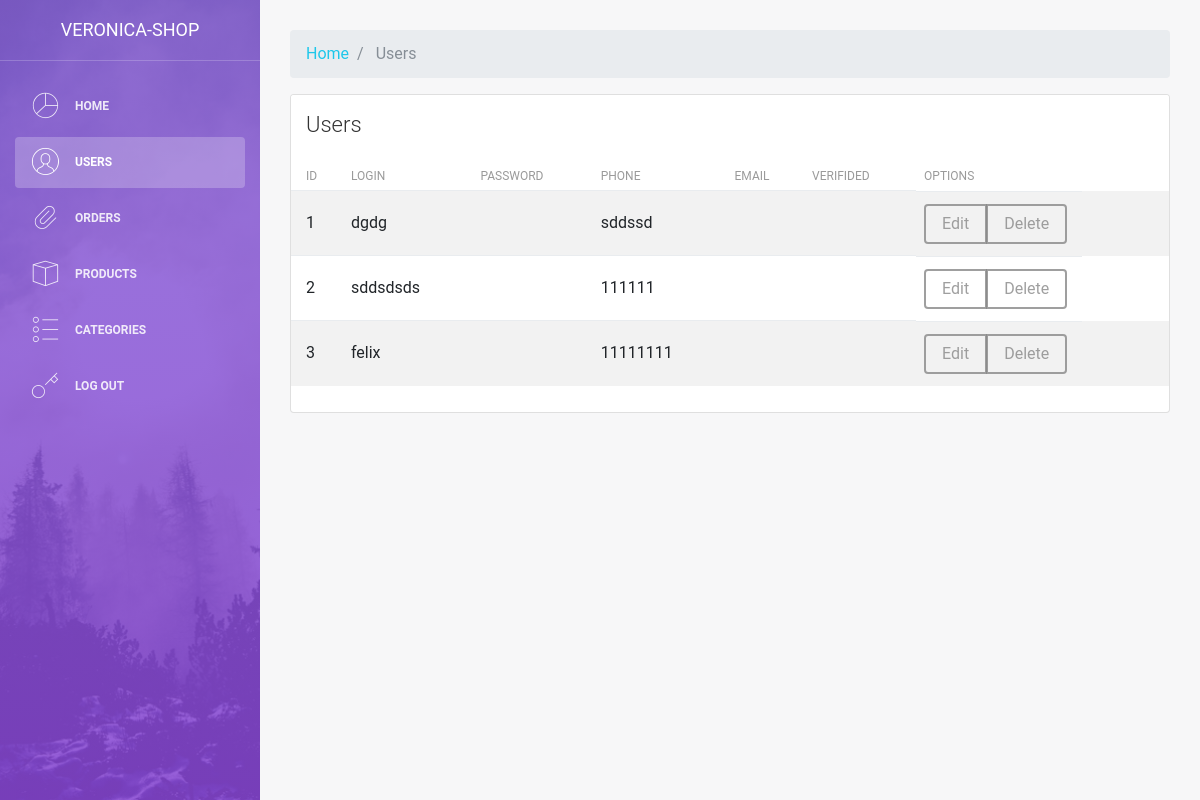
/admin/users.php, run on the app's committed database.
### tables this page shows
CREATE TABLE `users` (
  `id` int(11) NOT NULL,
  `login` varchar(255) NOT NULL,
  `password` varchar(255) NOT NULL,
  `phone` varchar(255) NOT NULL,
  `email` varchar(255) NOT NULL
);

### admin/users.php (the view, shortened to what this page needs)
<?php
include $_SERVER['DOCUMENT_ROOT'] . "/admin/parts/header.php";
?>
<nav aria-label="breadcrumb">
  <ol class="breadcrumb">
    <li class="breadcrumb-item">
        <a href="/admin/">Home</a>
    </li>
    <li class="breadcrumb-item active" aria-current="page">
        Users
    </li>
  </ol>
</nav>
<div class="row">
    <div class="col-md-12">
        <div class="card strpied-tabled-with-hover">
            <div class="card-header ">
                <h4 class="card-title">Users</h4>
            </div>
            <div class="card-body table-full-width table-responsive">
                <table class="table table-hover table-striped">
                    <thead>
                        <th>ID</th>
                        <th>Login</th>
                        <th>Password</th>
                        <th>Phone</th>
                        <th>Email</th>
                        <th>Verifided</th>
                        <th>Options</th>
                    </thead>
                    <tbody>
                    	<?php
                    		$sql = "SELECT * FROM users";
                    		$result = $conn->query($sql);
                    		while ($row = mysqli_fetch_assoc($result)) {
                    			?>
                        			<tr>
                                        <td><?php echo $row["id"]; ?></td>
                                        <td><?php echo $row["login"]; ?></td>
                                        <td><?php echo $row["password"]; ?></td>
                                        <td><?php echo $row["phone"]; ?></td>
                                        <td><?php echo $row["email"]; ?></td>
                                        <td><?php echo $row["verifided"]; ?></td>
                                        <td>
                                        	<div class="btn-group " role="group" aria-label="Basic example">
    										  <a href="options/users/edit.php?id=<?php echo $row["id"]; ?>" class="btn btn-secondary ">Edit</a>
    										  <a href="options/users/delete.php?id=<?php echo $row["id"]; ?>"  class="btn btn-secondary">Delete</a>
    										</div>
                                        </td>
                                    </tr>
                                   <?php
                    		}
                    	?>
                    </tbody>
                </table>
            </div>
        </div>
    </div>
</div>
</div>
<?php
include $_SERVER['DOCUMENT_ROOT'] . "/admin/parts/footer.php";
 ?>

### data on the page
users: id "1", login "dgdg", phone "sddssd"
users: id "2", login "sddsdsds", phone "111111"
users: id "3", login "felix", phone "11111111"
